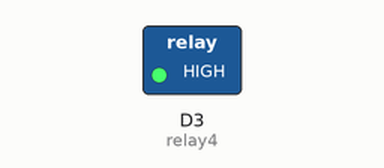
This sketch was run on a simulated ESP8266 (NodeMCU). On the bench: switched loads named in the sketch (green lamp = pin HIGH).

Above: at 0.5 s.
At 3.4 s:
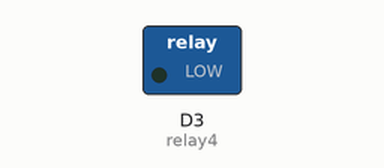
Timing chart, 0 to 4.6 s (numbered marks = the images above):
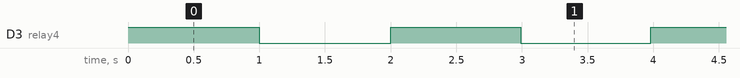

Measured:
- by itself, D3 (relay4): repeats every 2.0 s: LOW 1.0 s, HIGH 0.99 s

The sketch:

code.ino
```cpp
// ---------------------
// Turn on/off AC Device
// ---------------------

int relay4 = D3;

void setup() {
  pinMode(relay4, OUTPUT);
}

void loop() {
  for (int i=1000;i>300;i-=10) {
    digitalWrite(relay4, HIGH);
    delay(i);
    digitalWrite(relay4, LOW);
    delay(i);
  }

  for (int i=300;i<1000;i+=10) {
    digitalWrite(relay4, HIGH);
    delay(i);
    digitalWrite(relay4, LOW);
    delay(i);
  }
}
```
